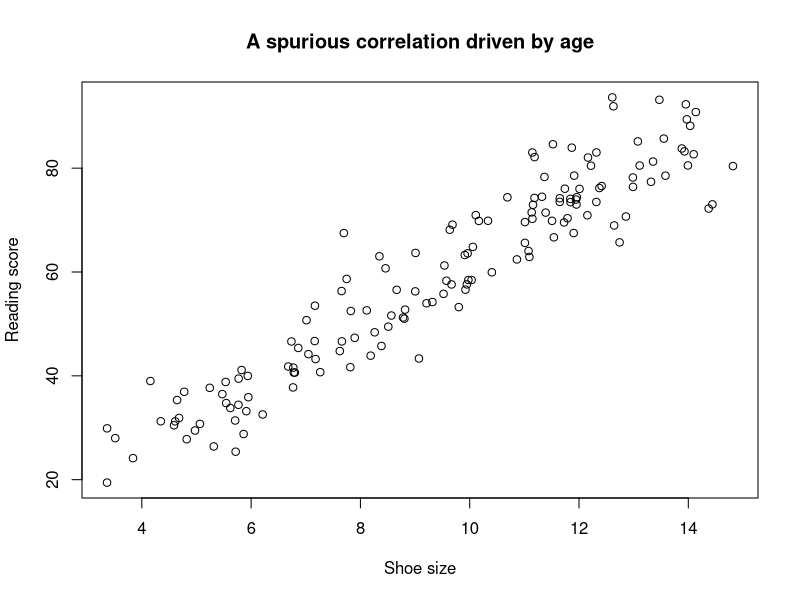
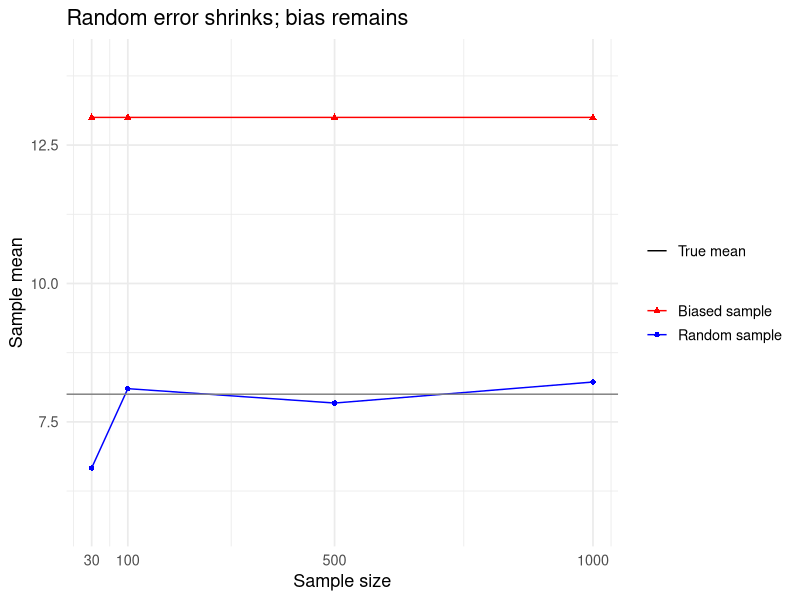

Recreate these plots in R, in order.
## ---- chunk 1
#| echo: true

employee_ids <- 1:1000

set.seed(1004)
my_sample <- sample(employee_ids, size = 100)

# First 10 selected IDs
head(my_sample, 10)
## ---- chunk 2
#| echo: true

library(tidyverse)

# Build the sampling frame
employees <- tibble(
  id = 1:1000,
  level = c(rep("Junior", 800), rep("Senior", 200))
)

# Sample proportionally within each stratum
set.seed(1004)
stratified_sample <- employees |>
  group_by(level) |>
  slice_sample(prop = 0.10) |>
  ungroup()

count(stratified_sample, level)
## ---- chunk 3
#| echo: true

library(tidyverse)

# Sampling frame: 10 offices, ~50 employees each
employees <- tibble(
  id = 1:500,
  office = rep(paste("Office", 1:10), each = 50)
)

# Randomly select 3 offices
set.seed(1004)
selected_offices <- sample(unique(employees$office), size = 3)
selected_offices

# Keep all employees in the selected offices
cluster_sample <- employees |>
  filter(office %in% selected_offices)

count(cluster_sample, office)
## ---- chunk 4
#| echo: false
#| message: false
#| warning: false
set.seed(2025)
n <- 150
age <- runif(n, 5, 18)                 # age in years
shoe <- 0.8 * age + rnorm(n, 0, 0.7)   # shoe size roughly increases with age
reading <- 5 * age + rnorm(n, 0, 5)    # reading ability increases with age
plot(shoe, reading, xlab = "Shoe size", ylab = "Reading score",
     main = "A spurious correlation driven by age")
## ---- chunk 5
#| echo: false
#| message: false
#| warning: false
library(tidyverse)

set.seed(20254)

# population and truth
pop <- c(rep(5, 7000), rep(15, 3000))
true_mean <- mean(pop)
sizes <- c(30, 100, 500, 1000)

# compute means for random and biased samples
df <- tibble(size = sizes) %>%
  mutate(
    random_mean = map_dbl(size, ~ mean(sample(pop, .x))),
    biased_mean = map_dbl(size, ~ {
      n_high <- round(0.8 * .x)   # oversample the 15s
      n_low  <- .x - n_high
      mean(c(
        sample(pop[pop == 15], n_high),
        sample(pop[pop == 5],  n_low)
      ))
    })
  )

# long format for ggplot
df_long <- df %>%
  pivot_longer(c(random_mean, biased_mean),
               names_to = "type", values_to = "mean") %>%
  mutate(type = recode(type,
                       random_mean = "Random sample",
                       biased_mean = "Biased sample"))

# y-limits similar to base R version
y_limits <- range(c(df$random_mean, df$biased_mean, true_mean))
y_limits <- c(y_limits[1] - 1, y_limits[2] + 1)

# plot
ggplot(df_long, aes(x = size, y = mean, color = type, shape = type)) +
  geom_line() +
  geom_point() +
  geom_hline(aes(yintercept = true_mean, color = "True mean", linetype = "True mean")) +
  scale_color_manual(values = c("Random sample" = "blue",
                                "Biased sample" = "red")) +
  scale_shape_manual(values = c("Random sample" = 16,
                                "Biased sample" = 17)) +
  scale_x_continuous(breaks = sizes) +
  coord_cartesian(ylim = y_limits) +
  labs(title = "Random error shrinks; bias remains",
       x = "Sample size", y = "Sample mean",
       color = NULL, shape = NULL, linetype = NULL) +
  theme_minimal(base_size = 13)
